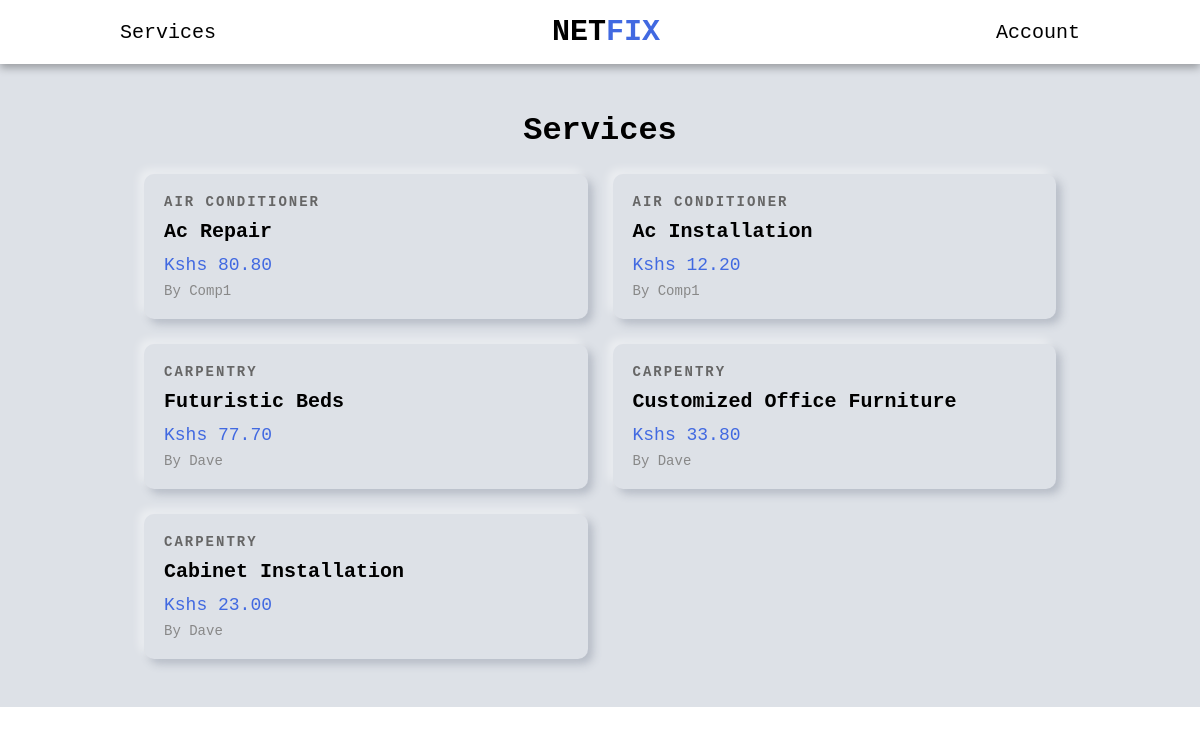
Page /services/ on the committed database.
### services/models.py (models this page shows, shortened)
class Service(models.Model):
    company = models.ForeignKey(Company, default="", on_delete=models.CASCADE)
    name = models.CharField(max_length=40)
    description = models.TextField()
    price_hr = models.DecimalField(decimal_places=2, max_digits=100)
    choices = (
        ('Air Conditioner', 'Air Conditioner'),
        ('Carpentry', 'Carpentry'),
        ('Electricity', 'Electricity'),
        ('Gardening', 'Gardening'),
        ('Home Machines', 'Home Machines'),
        ('House Keeping', 'House Keeping'),
        ('Interior Design', 'Interior Design'),
        ('Locks', 'Locks'),
        ('Painting', 'Painting'),
        ('Plumbing', 'Plumbing'),
        ('Water Heaters', 'Water Heaters'),
    )
    field = models.CharField(max_length=30, blank=False, null=False, default="", choices=choices)
    date = models.DateTimeField(auto_now=True, null=False)
    id = models.UUIDField(default=uuid.uuid4, unique=True, primary_key=True, editable=False)

### users/models.py (models this page shows, shortened)
class Company(models.Model):
    user = models.OneToOneField(User, on_delete=models.CASCADE, primary_key=True)
    choices = (
        ('Air Conditioner', 'Air Conditioner'),
        ('All in One', 'All in One'),
        ('Carpentry', 'Carpentry'),
        ('Electricity', 'Electricity'),
        ('Gardening', 'Gardening'),
        ('Home Machines', 'Home Machines'),
        ('House Keeping', 'House Keeping'),
        ('Interior Design', 'Interior Design'),
        ('Locks', 'Locks'),
        ('Painting', 'Painting'),
        ('Plumbing', 'Plumbing'),
        ('Water Heaters', 'Water Heaters'),
    )
    field = models.CharField(max_length=30, blank=False, null=False, default="", choices=choices)
    def __str__(self):
        return self.user.username

class User(AbstractUser):
    is_company = models.BooleanField(default=False)
    is_customer = models.BooleanField(default=False)
    email = models.EmailField(max_length=100, unique=True)
    username = models.CharField(max_length=100, unique=True)
    id = models.UUIDField(default=uuid.uuid4, unique=True, primary_key=True, editable=False)
    USERNAME_FIELD = 'email'
    REQUIRED_FIELDS = ['username']

### services/views.py (the view)
# urls.py: path("", v.service_list, name="service_list"),
def service_list(request):
    services = Service.objects.all().order_by("-date")
    context = {
        "services" : services
    }
    return render(request, 'services/services.html', context)

### services/templates/services/services.html (shortened to what this page needs)
{% extends 'main/base.html' %}
{% block content %}
<div class="services-header">
    <h1>Services</h1>
</div>
<div class="services-grid">
    {% for service in services %}
    <a href="{% url 'index' service.id %}" class="service-card">
        <div class="card-content">
            <div class="service-category">{{ service.field }}</div>
            <h2 class="service-name">{{ service.name }}</h2>
            <div class="service-price">Kshs {{ service.price_hr }}</div>
            <div class="service-company">by {{service.company}}</div>
        </div>
    </a>
    {% endfor %}
</div>
{% endblock content %}

### static/css/style.css (style rules this page uses)
* { margin: 0; padding: 0; box-sizing: border-box; font-family: 'Courier New', Courier, monospace; }
a { text-decoration: none; color: black; }
.services-grid { display: grid; grid-template-columns: repeat(auto-fill, minmax(300px, 1fr)); gap: 25px; }
.services-header { display: flex; align-items: center; justify-content: center; flex-direction: column; margin-bottom: 25px; text-transform: capitalize; }
.service-card { border-radius: 10px; box-shadow: -5px -5px 9px rgba(255,255,255,0.45), 5px 5px 9px rgba(94,104,121,0.3); transition: transform 0.3s; cursor: pointer; text-decoration: none; color: black; display: block; }
.card-content { padding: 20px; }
.service-category { font-size: 14px; font-weight: 800; color: #666; margin-bottom: 10px; text-transform: uppercase; letter-spacing: 2px; }
.service-name { font-size: 20px; text-transform: capitalize; font-weight: bold; margin-bottom: 12px; }
.service-price { font-size: 18px; color: royalblue; margin-bottom: 8px; }
.service-company { font-size: 14px; text-transform: capitalize; color: #888; }

### rows in the picture
Service: field "AIR CONDITIONER", name "Ac Repair", price_hr "80.80", company "Comp1"
Service: field "AIR CONDITIONER", name "Ac Installation", price_hr "12.20", company "Comp1"
Service: field "CARPENTRY", name "Futuristic Beds", price_hr "77.70", company "Dave"
Service: field "CARPENTRY", name "Customized Office Furniture", price_hr "33.80", company "Dave"
Service: field "CARPENTRY", name "Cabinet Installation", price_hr "23.00", company "Dave"
